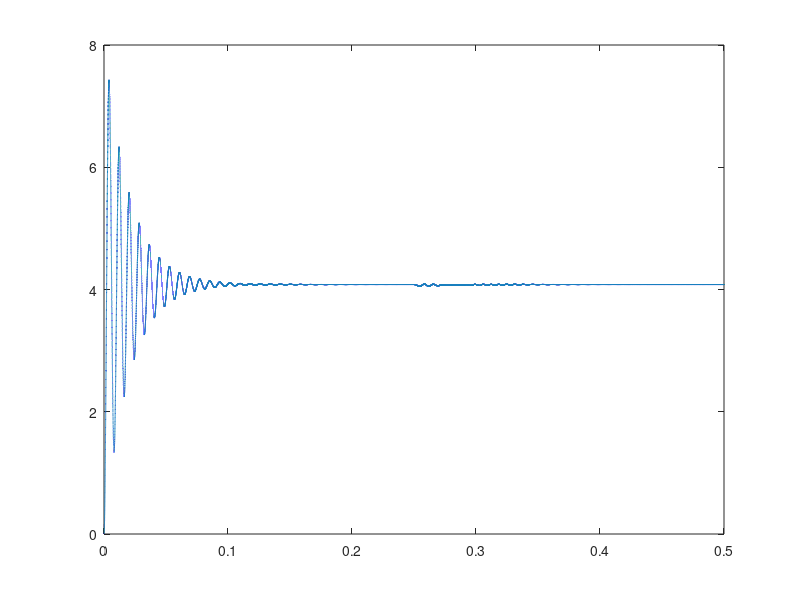

Here is the MATLAB script that generated this plot:
clear;clc;

R = 1e3;
C = 10e-6;
L = 10e-3;
vs = 1;
T = 0.05e-3;
D = .75;
ton = D*T;
toff = (1-D)*T;
tend = 500e-3;
dt = .25e-6;

t = 0:dt:tend;
vout = 0*t;

iL = 0;
for i = 2:length(t)
    if (rem(t(i),T)<ton) % sw1 closed, sw2 open
        vL = vs;
        iC = -vout(i-1)/R;
    else %sw1 open, sw2 closed
        vL = vs - vout(i-1);
        iC = iL-vout(i-1)/R;
    end
    
    diL_dt = vL / L;
    dvC_dt = iC / C;

    iL = iL + diL_dt * dt;
    vout(i) = vout(i-1) + dvC_dt * dt;
end
plot(t,vout);
